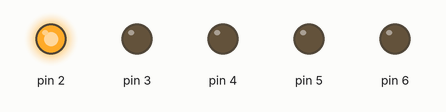
A sketch run on a simulated Arduino Uno, built with avr-gcc and run on an emulated ATmega328P. Shown: output pins drawn as LEDs (lit = HIGH).

Above: at 0.2 s.
At 1.2 s:
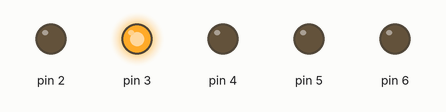
At 2.2 s:
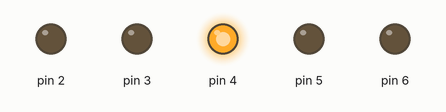
At 4.2 s:
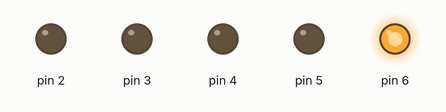
At 5.2 s:
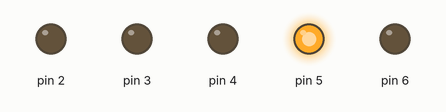
At 9.7 s:
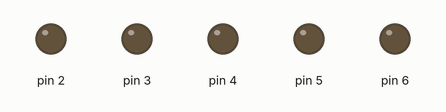
Timing chart, 0 to 10.4 s (numbered marks = the images above):
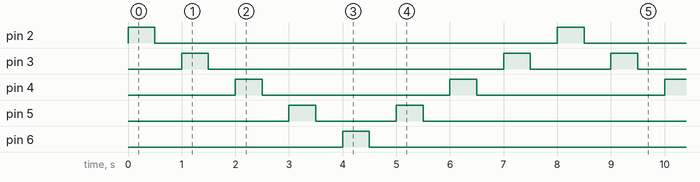

The sketch:

five_leds.ino
```cpp
int timer = 500;

void setup() {
  pinMode (2, OUTPUT);
  pinMode (3, OUTPUT);
  pinMode (4, OUTPUT);
  pinMode (5, OUTPUT);
  pinMode (6, OUTPUT);
}

void loop() {
  digitalWrite (2, HIGH);
  delay (timer);
  digitalWrite (2, LOW);
  delay (timer);

  digitalWrite (3, HIGH);
  delay (timer);
  digitalWrite (3, LOW);
  delay (timer);

  digitalWrite (4, HIGH);
  delay (timer);
  digitalWrite (4, LOW);
  delay (timer);

  digitalWrite (5, HIGH);
  delay (timer);
  digitalWrite (5, LOW);
  delay (timer);

  digitalWrite (6, HIGH);
  delay (timer);
  digitalWrite (6, LOW);
  delay (timer);

  digitalWrite (5, HIGH);
  delay (timer);
  digitalWrite (5, LOW);
  delay (timer);

  digitalWrite (4, HIGH);
  delay (timer);
  digitalWrite (4, LOW);
  delay (timer);

  digitalWrite (3, HIGH);
  delay (timer);
  digitalWrite (3, LOW);
  delay (timer);
}
```

Measured:
- by itself, pin 2, pin 6: alternates HIGH for 0.50 s and LOW for 7.5 s
- by itself, pin 3: repeats every 8.0 s: LOW 5.5 s, HIGH 0.50 s, LOW 1.5 s, HIGH 0.50 s
- by itself, pin 4: alternates HIGH for 0.50 s and LOW for 3.5 s
- by itself, pin 5: repeats every 8.0 s: LOW 1.5 s, HIGH 0.50 s, LOW 5.5 s, HIGH 0.50 s
